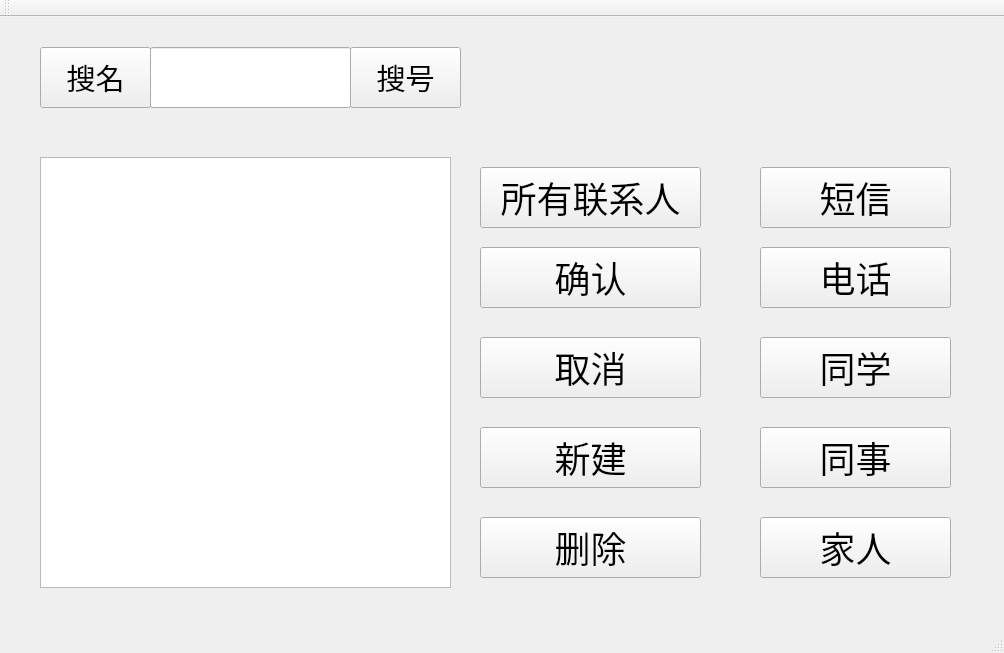
<?xml version="1.0" encoding="UTF-8"?>
<ui version="4.0">
 <class>MainWindow</class>
 <widget class="QMainWindow" name="MainWindow">
  <property name="geometry">
   <rect>
    <x>0</x>
    <y>0</y>
    <width>1004</width>
    <height>653</height>
   </rect>
  </property>
  <property name="font">
   <font>
    <pointsize>9</pointsize>
   </font>
  </property>
  <property name="windowTitle">
   <string>MainWindow</string>
  </property>
  <widget class="QWidget" name="centralWidget">
   <widget class="QPushButton" name="search">
    <property name="geometry">
     <rect>
      <x>40</x>
      <y>30</y>
      <width>111</width>
      <height>61</height>
     </rect>
    </property>
    <property name="font">
     <font>
      <pointsize>22</pointsize>
     </font>
    </property>
    <property name="mouseTracking">
     <bool>false</bool>
    </property>
    <property name="text">
     <string>搜名</string>
    </property>
    <property name="icon">
     <iconset>
      <normaloff>search.ico</normaloff>search.ico</iconset>
    </property>
    <property name="iconSize">
     <size>
      <width>30</width>
      <height>30</height>
     </size>
    </property>
   </widget>
   <widget class="QLineEdit" name="lineEdit">
    <property name="geometry">
     <rect>
      <x>150</x>
      <y>30</y>
      <width>201</width>
      <height>61</height>
     </rect>
    </property>
    <property name="sizeIncrement">
     <size>
      <width>0</width>
      <height>0</height>
     </size>
    </property>
    <property name="baseSize">
     <size>
      <width>0</width>
      <height>0</height>
     </size>
    </property>
    <property name="font">
     <font>
      <pointsize>22</pointsize>
     </font>
    </property>
    <property name="text">
     <string/>
    </property>
    <property name="maxLength">
     <number>32766</number>
    </property>
    <property name="frame">
     <bool>true</bool>
    </property>
   </widget>
   <widget class="QTableView" name="tableView">
    <property name="geometry">
     <rect>
      <x>40</x>
      <y>140</y>
      <width>411</width>
      <height>431</height>
     </rect>
    </property>
    <property name="sizePolicy">
     <sizepolicy hsizetype="Expanding" vsizetype="Expanding">
      <horstretch>0</horstretch>
      <verstretch>0</verstretch>
     </sizepolicy>
    </property>
    <property name="font">
     <font>
      <pointsize>12</pointsize>
      <weight>75</weight>
      <bold>true</bold>
     </font>
    </property>
    <property name="cursor" stdset="0">
     <cursorShape>PointingHandCursor</cursorShape>
    </property>
    <property name="tabletTracking">
     <bool>false</bool>
    </property>
    <property name="layoutDirection">
     <enum>Qt::LeftToRight</enum>
    </property>
    <property name="autoFillBackground">
     <bool>false</bool>
    </property>
    <property name="frameShape">
     <enum>QFrame::StyledPanel</enum>
    </property>
    <property name="frameShadow">
     <enum>QFrame::Sunken</enum>
    </property>
    <property name="midLineWidth">
     <number>0</number>
    </property>
    <property name="sizeAdjustPolicy">
     <enum>QAbstractScrollArea::AdjustIgnored</enum>
    </property>
    <property name="autoScrollMargin">
     <number>16</number>
    </property>
   </widget>
   <widget class="QPushButton" name="pushButton_2">
    <property name="geometry">
     <rect>
      <x>480</x>
      <y>150</y>
      <width>221</width>
      <height>61</height>
     </rect>
    </property>
    <property name="font">
     <font>
      <pointsize>27</pointsize>
     </font>
    </property>
    <property name="text">
     <string>所有联系人</string>
    </property>
    <property name="icon">
     <iconset>
      <normaloff>contact.ico</normaloff>contact.ico</iconset>
    </property>
    <property name="iconSize">
     <size>
      <width>35</width>
      <height>35</height>
     </size>
    </property>
   </widget>
   <widget class="QPushButton" name="pushButton_3">
    <property name="geometry">
     <rect>
      <x>480</x>
      <y>230</y>
      <width>221</width>
      <height>61</height>
     </rect>
    </property>
    <property name="font">
     <font>
      <pointsize>27</pointsize>
     </font>
    </property>
    <property name="text">
     <string>确认</string>
    </property>
    <property name="icon">
     <iconset>
      <normaloff>ok.ico</normaloff>ok.ico</iconset>
    </property>
    <property name="iconSize">
     <size>
      <width>35</width>
      <height>35</height>
     </size>
    </property>
   </widget>
   <widget class="QPushButton" name="pushButton_4">
    <property name="geometry">
     <rect>
      <x>480</x>
      <y>320</y>
      <width>221</width>
      <height>61</height>
     </rect>
    </property>
    <property name="font">
     <font>
      <pointsize>27</pointsize>
     </font>
    </property>
    <property name="text">
     <string>取消</string>
    </property>
    <property name="icon">
     <iconset>
      <normaloff>delete.ico</normaloff>delete.ico</iconset>
    </property>
    <property name="iconSize">
     <size>
      <width>35</width>
      <height>35</height>
     </size>
    </property>
   </widget>
   <widget class="QPushButton" name="pushButton_5">
    <property name="geometry">
     <rect>
      <x>480</x>
      <y>410</y>
      <width>221</width>
      <height>61</height>
     </rect>
    </property>
    <property name="font">
     <font>
      <pointsize>27</pointsize>
     </font>
    </property>
    <property name="text">
     <string>新建</string>
    </property>
    <property name="icon">
     <iconset>
      <normaloff>add_user.ico</normaloff>add_user.ico</iconset>
    </property>
    <property name="iconSize">
     <size>
      <width>35</width>
      <height>35</height>
     </size>
    </property>
   </widget>
   <widget class="QPushButton" name="pushButton_6">
    <property name="geometry">
     <rect>
      <x>480</x>
      <y>500</y>
      <width>221</width>
      <height>61</height>
     </rect>
    </property>
    <property name="font">
     <font>
      <pointsize>27</pointsize>
     </font>
    </property>
    <property name="text">
     <string>删除</string>
    </property>
    <property name="icon">
     <iconset>
      <normaloff>garbage.ico</normaloff>garbage.ico</iconset>
    </property>
    <property name="iconSize">
     <size>
      <width>35</width>
      <height>35</height>
     </size>
    </property>
   </widget>
   <widget class="QPushButton" name="message">
    <property name="geometry">
     <rect>
      <x>760</x>
      <y>150</y>
      <width>191</width>
      <height>61</height>
     </rect>
    </property>
    <property name="font">
     <font>
      <pointsize>27</pointsize>
     </font>
    </property>
    <property name="text">
     <string>短信</string>
    </property>
   </widget>
   <widget class="QPushButton" name="call">
    <property name="geometry">
     <rect>
      <x>760</x>
      <y>230</y>
      <width>191</width>
      <height>61</height>
     </rect>
    </property>
    <property name="font">
     <font>
      <pointsize>27</pointsize>
     </font>
    </property>
    <property name="text">
     <string>电话</string>
    </property>
   </widget>
   <widget class="QPushButton" name="tongxue">
    <property name="geometry">
     <rect>
      <x>760</x>
      <y>320</y>
      <width>191</width>
      <height>61</height>
     </rect>
    </property>
    <property name="font">
     <font>
      <pointsize>27</pointsize>
     </font>
    </property>
    <property name="text">
     <string>同学</string>
    </property>
   </widget>
   <widget class="QPushButton" name="tongshi">
    <property name="geometry">
     <rect>
      <x>760</x>
      <y>410</y>
      <width>191</width>
      <height>61</height>
     </rect>
    </property>
    <property name="font">
     <font>
      <pointsize>27</pointsize>
     </font>
    </property>
    <property name="text">
     <string>同事</string>
    </property>
   </widget>
   <widget class="QPushButton" name="jiaren">
    <property name="geometry">
     <rect>
      <x>760</x>
      <y>500</y>
      <width>191</width>
      <height>61</height>
     </rect>
    </property>
    <property name="font">
     <font>
      <pointsize>27</pointsize>
     </font>
    </property>
    <property name="text">
     <string>家人</string>
    </property>
   </widget>
   <widget class="QPushButton" name="search_2">
    <property name="geometry">
     <rect>
      <x>350</x>
      <y>30</y>
      <width>111</width>
      <height>61</height>
     </rect>
    </property>
    <property name="font">
     <font>
      <pointsize>22</pointsize>
     </font>
    </property>
    <property name="mouseTracking">
     <bool>false</bool>
    </property>
    <property name="text">
     <string>搜号</string>
    </property>
    <property name="icon">
     <iconset>
      <normaloff>search.ico</normaloff>search.ico</iconset>
    </property>
    <property name="iconSize">
     <size>
      <width>30</width>
      <height>30</height>
     </size>
    </property>
   </widget>
  </widget>
  <widget class="QMenuBar" name="menuBar">
   <property name="geometry">
    <rect>
     <x>0</x>
     <y>0</y>
     <width>1004</width>
     <height>21</height>
    </rect>
   </property>
  </widget>
  <widget class="QToolBar" name="mainToolBar">
   <attribute name="toolBarArea">
    <enum>TopToolBarArea</enum>
   </attribute>
   <attribute name="toolBarBreak">
    <bool>false</bool>
   </attribute>
  </widget>
  <widget class="QStatusBar" name="statusBar"/>
 </widget>
 <layoutdefault spacing="6" margin="11"/>
 <resources/>
 <connections/>
</ui>
